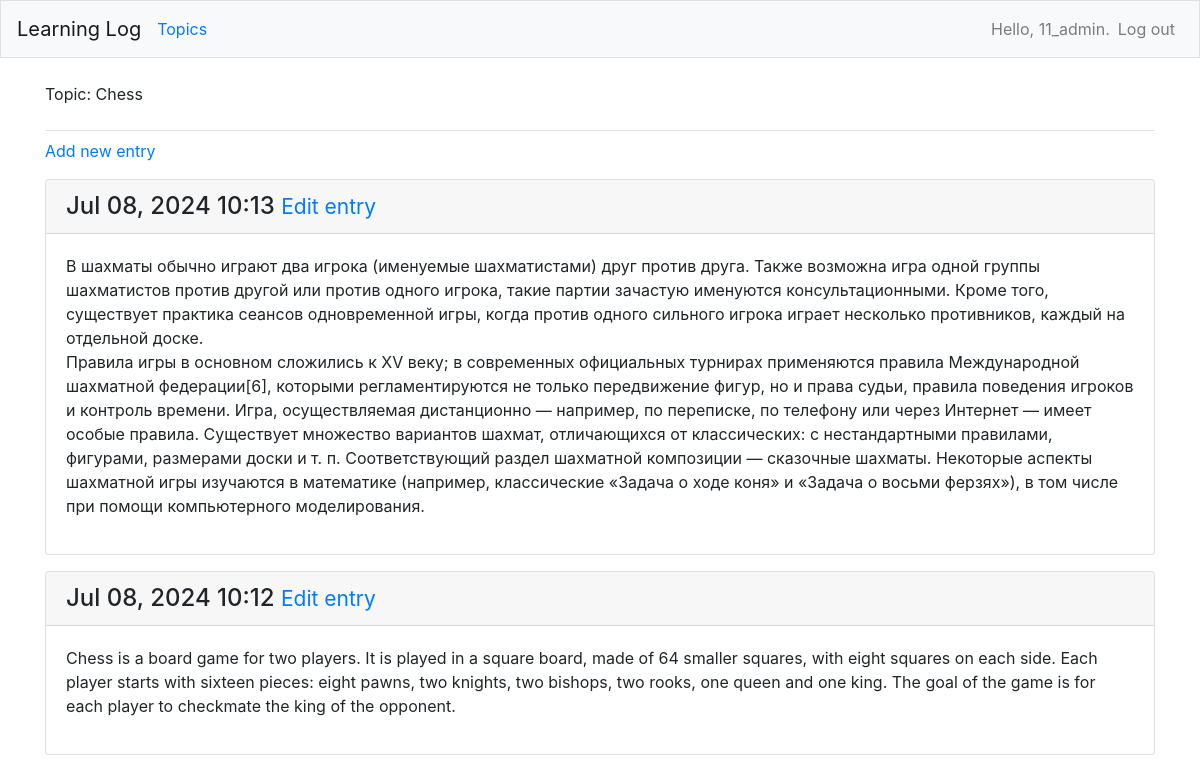
The page /topics/1/ (signed in) on the database its author committed.
### learning_logs/models.py (models this page shows, shortened)
class Topic(models.Model):
    text = models.CharField(max_length=200)
    date_added = models.DateTimeField(auto_now_add=True)
    owner = models.ForeignKey(User, on_delete=models.CASCADE)
    def __str__(self):
        return self.text

class Entry(models.Model):
    topic = models.ForeignKey(Topic, on_delete=models.CASCADE)
    text = models.TextField()
    date_added = models.DateTimeField(auto_now_add=True)
    class Meta:
        verbose_name_plural = 'entries'

### learning_logs/views.py (the view)
# urls.py: path('topics/<int:topic_id>/', views.topic, name='topic'),
@login_required
def topic(request, topic_id):
    topic = Topic.objects.get(id=topic_id)
    check_topic_owner(request, topic)
    entries = topic.entry_set.order_by('-date_added')
    context = {'topic': topic, 'entries': entries}
    return render(request, 'learning_logs/topic.html', context)

### learning_logs/views.py (called while the page is built)
def check_topic_owner(request, topic):
    if topic.owner != request.user:
        raise Http404

### learning_logs/templates/learning_logs/topic.html
{% extends 'learning_logs/base.html' %}
{% block page_header %}
        <p>Topic: {{ topic }}</p>
{% endblock page_header %}
{% block content %}
    <p>
        <a href="{% url 'learning_logs:new_entry' topic.id %}">Add new entry</a>
    </p>
    {% for entry in entries %}
    <div class="card mb-3">
        <h4 class="card-header">
            {{ entry.date_added|date:'M d, Y H:i' }}
            <small><a href="{% url 'learning_logs:edit_entry' entry.id %}">Edit entry</a></small>
        </h4>
        <div class="card-body">
            {{ entry.text|linebreaks }}
        </div>
    </div>
     {% empty %}
            <p>There are no entries for this topic yet.</p>
     {% endfor %}
{% endblock content %}

### learning_logs/templates/learning_logs/base.html (shortened to what this page needs)
{% load bootstrap4 %}
<!doctype html>
<html lang="en">
    <head>
        {% bootstrap_css %}
    </head>
    <body>
        <nav class="navbar navbar-expand-md navbar-light bg-light mb-4 border">
            <a class="navbar-brand" href="{% url 'learning_logs:index' %}">
                Learning Log
            </a>
            <div class="collapse navbar-collapse" id="navbarCollapse">
                <ul class="navbar-nav mr-auto">
                    <li class="nav-item">
                        <a href="{% url 'learning_logs:topics' %}">Topics</a>
                    </li>
                </ul>
                <ul class="navbar-nav ml-auto">
                    {% if user.is_authenticated %}
                        <li class="nav-item">
                            <span class="navbar-text">Hello, {{ user.username }}.</span>
                        </li>
                        <li class="nav-item">
                            <a href="#" onclick="event.preventDefault(); document.getElementById('logout-form').submit();" class="nav-link">Log out</a>
                        </li>
                    {% endif %}
                </ul>
            </div>
        </nav>
        <main role="main" class="container">
            <div class="pb-2 mb-2 border-bottom">
                {% block page_header %}{% endblock page_header %}
            </div>
            <div>
                {% block content %}{% endblock content %}
            </div>
        </main>
    </body>
</html>

### rows shown on the page
Topic: text "Chess"
Entry: date_added "Jul 08, 2024 10:13", text "В шахматы обычно играют два игрока (именуемые шахматистами) друг против друга. Также возможна игра одной группы шахматистов против другой или против одного игрока, такие партии зачастую именуются консультационными. Кроме того, существует практика сеансов одновременной игры, когда против одного сильного игрока играет несколько противников, каждый на отдельной доске. Правила игры в основном сложились к XV веку; в современных официальных турнирах применяются правила Международной шахматной федерации[6], которыми регламентируются не только передвижение фигур, но и права судьи, правила поведения игроков и контроль времени. Игра, осуществляемая дистанционно — например, по переписке, по телефону…"
Entry: date_added "Jul 08, 2024 10:12", text "Chess is a board game for two players. It is played in a square board, made of 64 smaller squares, with eight squares on each side. Each player starts with sixteen pieces: eight pawns, two knights, two bishops, two rooks, one queen and one king. The goal of the game is for each player to checkmate the king of the opponent."

### other values the page prints
{{ user.username }} "11_admin"
